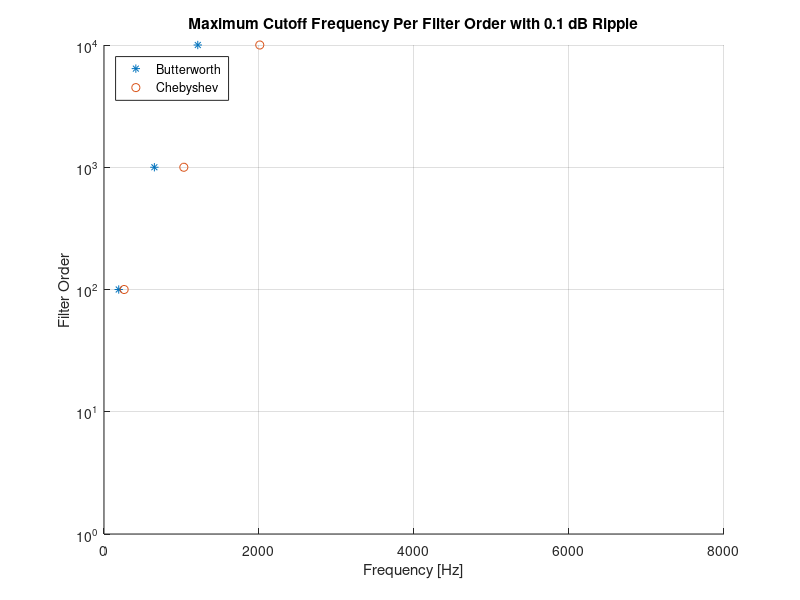

Write the MATLAB code that produced this figure. (Note: this script raises an error after producing the figure.)
%% Filter Order Analysis
% Requires the 'Control System Toolbox' and 'Signal Processing Toolbox'.
% This script is designed to analyse the order of filter needed based on
% the cutoff frequency.
% The first section calculates the order needed for a given passband
% frequency, and attenuation in the passband and stopband.
% The second section calculates the max attenuation possible for a chosen
% cutoff frequency.

% ----- Clear Commands ----- %
clc;              % Clear the Command Window
clear;            % Clear variables
close all;        % Close all figures

%% Max Passband Frequency for Nth Order
%----- Filter Specifications -----%
fs = 7800;              % stopband frequency (15625/2), Hz
Amin = -20*log10(1/2^8); % stopband attenuation, approx 48 dB
Amax = 0.1;             % passband attenuation (ripple), dB

% ----- Calculations ----- %
results = []; % results for butt and cheb order per fp
fprintf(1, 'fs = %g Hz, A_min = %.4g dB, A_max = %g dB\n', fs, Amin, Amax)
for j = 100:10:fs % passband frequency, goes from 100->fs in steps of 10 Hz
    fp = j;
    ws = 2*pi*fs;
    wp = 2*pi*fp;

    % Calculate the order and wn for each passband frequency
    [n_butt, wn_butt] = buttord(wp, ws, Amax, Amin, 's'); 
    [n_cheb, wn_cheb] = cheb1ord(wp, ws, Amax, Amin, 's');

    results = [results, struct( ...
        'fp', fp, ...
        'n_butt', n_butt, ...
        'n_cheb', n_cheb ...
        )];
end
%disp(struct2table(results))

% ----- Find max fp for a given filter order ----- %
butt_ord = [];
cheb_ord = [];
for j = 2:length(results) % start at 2 since the previous index is checked
% Check if the current and previous orders are the same
% If not, append the previous order and its freq to the struct
    if results(j).n_butt ~= results(j-1).n_butt
        butt_ord = [butt_ord, struct( ...
        'n_butt', results(j-1).n_butt, ...
        'fp_max', results(j-1).fp)];
    end

    if results(j).n_cheb ~= results(j-1).n_cheb
        cheb_ord = [cheb_ord, struct( ...
        'n_cheb', results(j-1).n_cheb, ...
        'fp_max', results(j-1).fp)];
    end
end
%disp(struct2table(butt_min_ord)) % Displays the data as a table
%disp(struct2table(cheb_min_ord)) % Displays the data as a table

% ---- Plot Filter Orders for Max fp ----- %
x1 = [butt_ord.fp_max]; % Turn struct into vectors for plotting
y1 = [butt_ord.n_butt];
x2 = [cheb_ord.fp_max];
y2 = [cheb_ord.n_cheb];

fig1 = figure; % Create new figure to plot on
scatter(x1, y1, 'magenta', '*');    % Butterworth Plot
hold on;
scatter(x2, y2, 'black', 'o');      % Chebyshev Plot

xlabel('Frequency [Hz]');
ylabel('Filter Order');
legend('Butterworth', 'Chebyshev', 'Location', 'northwest');
title(sprintf('Maximum Cutoff Frequency Per Filter Order with %g dB Ripple', Amax));
grid on;
set(gca, 'YScale', 'log'); % Sets the y-axis to log scale, useful for
%                             showing the full scale, since the filter 
%                             order grows exponentially as fp approached fs
ax = gca;               % get current axis
ax.YMinorTick = 'on';   % Turn on minor ticks
ax.YMinorGrid = 'on';   % Turn on minor grid lines
%ax.YLim = [0, 20];      % Set y limit, max ends up being in the 200's
ax.XMinorTick = 'on';   % Turn on minor ticks
ax.XMinorGrid = 'on';   % Turn on minor grid lines

% Control size and aspect ratio of the plot for consistency
% Make sure the x-y ratios are the same for both functions
fig1.Units = 'inches';
fig1.Position = [1 1 12 4];  % Plot size, x-pos, y-pos, x-width, y-width

hold off;

% ----- Plot Transfer Functions ----- %
% For each fp in in butt/cheb_min_ord loop through and plot the 
%   transfer function

fig2 = figure; % Create new figure to plot on
max_ord = 20;
for j = 1:max_ord
    fp = cheb_ord(j).fp_max;      % passband frequency, Hz
    ws = 2*pi*fs;
    wp = 2*pi*fp;
    
    [~, wn_cheb] = cheb1ord(wp, ws, Amax, Amin, 's');
    [b, a] = cheby1(cheb_ord(j).n_cheb, Amax, wn_cheb,'low','s');
    H = tf(b,a);
    h = bodeplot(H);
    hold on;
end

setoptions(h, ...
    'YLim', {[-60, 5], [-1800, 10]}, ...
    'XLim', [100, 10000], ...
    'FreqUnits','Hz', ...
    'PhaseVisible','on');
title(sprintf(['Frequency Response of Order 1 to %g Chebyshev Filters at Maximum ' ...
    'Passband Frequency with %g dB Ripple'], max_ord, Amax));
grid on;
ax = gca;               % get current axis
ax.XMinorTick = 'on';   % Turn on minor ticks
ax.XMinorGrid = 'on';   % Turn on minor grid lines
ax.YMinorTick = 'on';   % Turn on minor ticks
ax.YMinorGrid = 'on';   % Turn on minor grid lines

% Control size and aspect ratio of the plot for consistency
% Make sure the x-y ratios are the same for both functions
fig2.Units = 'inches';
fig2.Position = [1 1 12 8];  % Plot size, x-pos, y-pos, x-width, y-width

hold off;

%% Max Attenuation For Given Order and Passband Frequency
% Set the desired passband frequency fp.
% This will then go through each order of filter and find the max
%   attenuation possible before reaching the stopband frequency.
% Do for both Butterworth and Cheyshev. Was easiest to just copy paste code.

fp = 3400; % Hz, Set this based off previous sections analysis
wp = 2*pi*fp; % rad/s
max_order = 20; % Maximum order of filter to check

butt_attenuation_results(max_order) = struct('Order', [], 'Amin', []);
% Butterworth
for i = 1:max_order
    order = i;
    for j = 1:1000 % Will check up to 1000 dB of attenuation
    % Iterate through attenuation, calculate the order needed.
    % Once n_butt exceeds order exit loop.
        Amin = j;
        [n_butt, ~] = buttord(wp, ws, Amax, Amin, 's');
        if n_butt > order % Once calculated order exceeds order
            butt_attenuation_results(i).Order = order;
            butt_attenuation_results(i).Amin = Amin - 1;
            break
        end
    end
end
%disp(struct2table(butt_attenuation_results))

% Chebyshev
cheb_attenuation_results(max_order) = struct('Order', [], 'Amin', []);
for i = 1:max_order
    order = i;
    for j = 1:1000 % Will check up to 200 dB of attenuation
    % Iterate through attenuation, calculate the order needed.
    % Once n_butt exceeds order exit loop.
        Amin = j;
        [n_cheb, ~] = cheb1ord(wp, ws, Amax, Amin, 's');
        if n_cheb > order % Once calculated order exceeds order
            cheb_attenuation_results(i).Order = order;
            cheb_attenuation_results(i).Amin = Amin - 1;
            break
        end
    end
end
%disp(struct2table(cheb_attenuation_results))

fig3 = figure; % Create new figure to plot on
x1 = [butt_attenuation_results.Order]; % Turn struct into vectors for plotting
y1 = [butt_attenuation_results.Amin];
x2 = [cheb_attenuation_results.Order];
y2 = [cheb_attenuation_results.Amin];
scatter(x1, y1, 'magenta', '*');   % Butterworth Plot
hold on;
scatter(x2, y2, 'black', 'o');   % Chebyshev Plot

xlabel('Filter Order');
ylabel('Maximum Attenuation [dB]');
legend('Butterworth', 'Chebyshev', 'Location', 'northwest');
title(sprintf('Max Attenuation for Nth Order Filter with %g dB Ripple', Amax));
grid on;
ax = gca;               % get current axis
ax.YMinorTick = 'on';   % Turn on minor ticks
ax.YMinorGrid = 'on';   % Turn on minor grid lines
ax.XMinorTick = 'on';   % Turn on minor ticks
ax.XMinorGrid = 'on';   % Turn on minor grid lines

% Control size and aspect ratio of the plot for consistency
% Make sure the x-y ratios are the same for both functions
fig3.Units = 'inches';
fig3.Position = [1 1 12 4];  % Plot size, x-pos, y-pos, x-width, y-width

hold off;